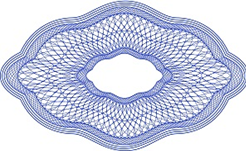
#> input picture lab6/WM.png, 246 x 151 px
$ python main.py
#> lines starting #> are read from the running program, lines starting #| are printed output that depends on the picture
import cv2
import numpy as np
import matplotlib.pyplot as plt

np.set_printoptions(threshold=np.inf)       # NumPy буде показувати всі елементи масиву без скорочень


# [113 lines left out: functions new_size_wm, container_with_WM, WM_with_container, text_to_bit, container_with_text, binary_to_text and 1 more, not called in this run]

# ----------------------------------
WM_img = cv2.imread('WM.png', cv2.IMREAD_GRAYSCALE)
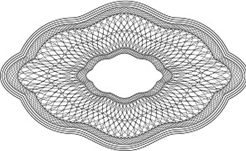
#> WM_img: shape (151, 246); min 56, max 255, mean 209
_, wm_binary = cv2.threshold(WM_img, 155, 255, cv2.THRESH_BINARY)
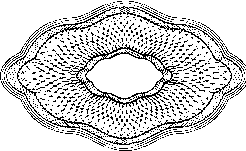
#> wm_binary: shape (151, 246); 82.9% white; black in thin lines or dots

input_img = cv2.imread('InputImage.png')
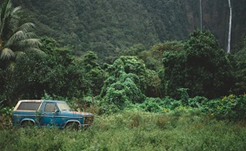
#> input picture lab6/InputImage.png, 246 x 151 px
#> input_img is the input picture: shape (151, 246, 3); mean B, G, R 62.1, 81.4, 66.1
input_img = cv2.cvtColor(input_img, cv2.COLOR_BGR2RGB)

b_image = cv2.imread('hot_dog.png')
#> (the run stopped early here; a loop or call above may not have finished)
